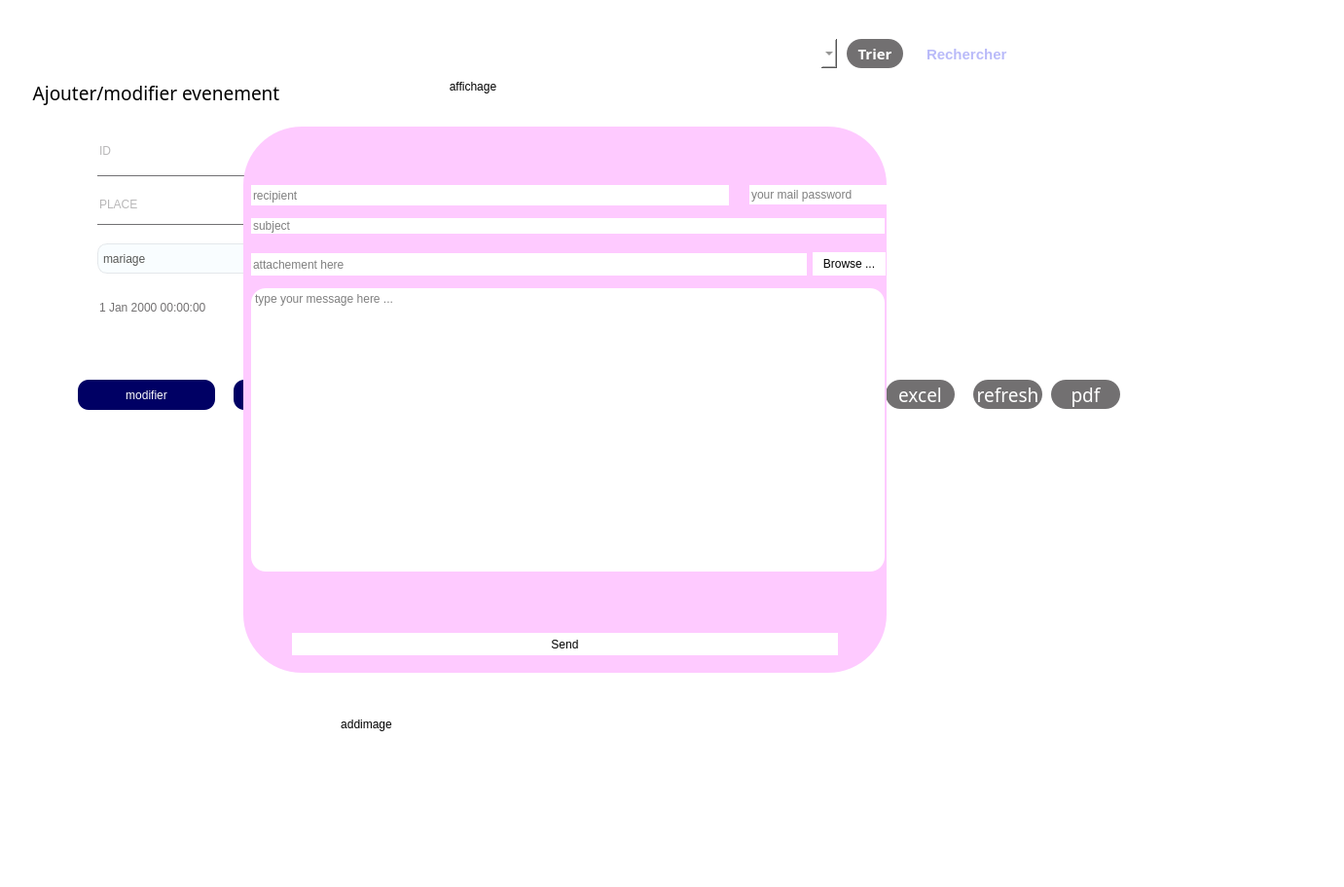
  <widget class="QGroupBox" name="eventlab">
   <property name="geometry">
    <rect>
     <x>210</x>
     <y>-10</y>
     <width>1381</width>
     <height>911</height>
    </rect>
   </property>
   <property name="font">
    <font>
     <kerning>true</kerning>
    </font>
   </property>
   <property name="styleSheet">
    <string notr="true">border-radius:60px;
background-color: rgb(255, 255, 255);
</string>
   </property>
   <property name="title">
    <string/>
   </property>
   <widget class="QGroupBox" name="groupBox_3">
    <property name="geometry">
     <rect>
      <x>460</x>
      <y>80</y>
      <width>781</width>
      <height>381</height>
     </rect>
    </property>
    <property name="styleSheet">
     <string notr="true">font: 14pt &quot;Tw Cen MT Condensed Extra Bold&quot;;
background-color: rgb(255, 255, 255);
border-radius:30px
</string>
    </property>
    <property name="title">
     <string>affichage</string>
    </property>
    <widget class="QTableView" name="tableView">
     <property name="geometry">
      <rect>
       <x>20</x>
       <y>40</y>
       <width>711</width>
       <height>231</height>
      </rect>
     </property>
     <property name="styleSheet">
      <string notr="true">background-color: rgb(255, 255, 255);
font: 10pt &quot;Palatino Linotype&quot;;
</string>
     </property>
     <property name="selectionBehavior">
      <enum>QAbstractItemView::SelectRows</enum>
     </property>
    </widget>
    <widget class="QPushButton" name="pushButton_del">
     <property name="geometry">
      <rect>
       <x>310</x>
       <y>310</y>
       <width>121</width>
       <height>31</height>
      </rect>
     </property>
     <property name="styleSheet">
      <string notr="true">#pushButton_del
{
font: 87 12pt &quot;Segoe UI Black&quot;;
	background-color: rgb(0, 0, 255);
color: rgb(255, 255, 255);


background-color: rgb(0, 0, 100);

border-radius:11px
}

#pushButton_del:hover{
font: 87 12pt &quot;Segoe UI Black&quot;;
	background-color: rgb(0, 0, 127);
color: rgb(255, 255, 55);


background-color: rgb(0, 0, 17);

border-radius:11px
}


</string>
     </property>
     <property name="text">
      <string>Supprimer</string>
     </property>
    </widget>
    <widget class="QPushButton" name="genpdf">
     <property name="geometry">
      <rect>
       <x>620</x>
       <y>310</y>
       <width>71</width>
       <height>30</height>
      </rect>
     </property>
     <property name="font">
      <font>
       <family>Tw Cen MT Condensed Extra Bold</family>
       <pointsize>14</pointsize>
       <weight>50</weight>
       <italic>false</italic>
       <bold>false</bold>
      </font>
     </property>
     <property name="cursor">
      <cursorShape>PointingHandCursor</cursorShape>
     </property>
     <property name="styleSheet">
      <string notr="true">#genpdf{
color:white;
background-color:#727071;
border-radius:15px;
}

#genpdf:hover{
background-color:#8762ff;
}</string>
     </property>
     <property name="text">
      <string>pdf</string>
     </property>
    </widget>
    <widget class="QPushButton" name="stats">
     <property name="geometry">
      <rect>
       <x>540</x>
       <y>310</y>
       <width>71</width>
       <height>30</height>
      </rect>
     </property>
     <property name="font">
      <font>
       <family>Tw Cen MT Condensed Extra Bold</family>
       <pointsize>14</pointsize>
       <weight>50</weight>
       <italic>false</italic>
       <bold>false</bold>
      </font>
     </property>
     <property name="cursor">
      <cursorShape>PointingHandCursor</cursorShape>
     </property>
     <property name="styleSheet">
      <string notr="true">#stats{
color:white;
background-color:#727071;
border-radius:15px;
}

#stats:hover{
background-color:#8762ff;
}</string>
     </property>
     <property name="text">
      <string>refresh</string>
     </property>
    </widget>
    <widget class="QPushButton" name="excel">
     <property name="geometry">
      <rect>
       <x>450</x>
       <y>310</y>
       <width>71</width>
       <height>30</height>
      </rect>
     </property>
     <property name="font">
      <font>
       <family>Tw Cen MT Condensed Extra Bold</family>
       <pointsize>14</pointsize>
       <weight>50</weight>
       <italic>false</italic>
       <bold>false</bold>
      </font>
     </property>
     <property name="cursor">
      <cursorShape>PointingHandCursor</cursorShape>
     </property>
     <property name="styleSheet">
      <string notr="true">#excel{
color:white;
background-color:#727071;
border-radius:15px;
}

#excel:hover{
background-color:#8762ff;
}</string>
     </property>
     <property name="text">
      <string>excel</string>
     </property>
    </widget>
    <widget class="QPushButton" name="map">
     <property name="geometry">
      <rect>
       <x>230</x>
       <y>310</y>
       <width>71</width>
       <height>30</height>
      </rect>
     </property>
     <property name="font">
      <font>
       <family>Tw Cen MT Condensed Extra Bold</family>
       <pointsize>14</pointsize>
       <weight>50</weight>
       <italic>false</italic>
       <bold>false</bold>
      </font>
     </property>
     <property name="cursor">
      <cursorShape>PointingHandCursor</cursorShape>
     </property>
     <property name="styleSheet">
      <string notr="true">#map{
color:white;
background-color:#727071;
border-radius:15px;
}

#map:hover{
background-color:#8762ff;
}</string>
     </property>
     <property name="text">
      <string>map</string>
     </property>
    </widget>
    <widget class="QPushButton" name="mail">
     <property name="geometry">
      <rect>
       <x>150</x>
       <y>310</y>
       <width>71</width>
       <height>30</height>
      </rect>
     </property>
     <property name="font">
      <font>
       <family>Tw Cen MT Condensed Extra Bold</family>
       <pointsize>14</pointsize>
       <weight>50</weight>
       <italic>false</italic>
       <bold>false</bold>
      </font>
     </property>
     <property name="cursor">
      <cursorShape>PointingHandCursor</cursorShape>
     </property>
     <property name="styleSheet">
      <string notr="true">#mail{
color:white;
background-color:#727071;
border-radius:15px;
}

#mail:hover{
background-color:#8762ff;
}</string>
     </property>
     <property name="text">
      <string>mail</string>
     </property>
    </widget>
   </widget>
   <widget class="QLineEdit" name="chercherevent">
    <property name="geometry">
     <rect>
      <x>940</x>
      <y>40</y>
      <width>211</width>
      <height>32</height>
     </rect>
    </property>
    <property name="styleSheet">
     <string notr="true">border-radius:15px;
background-color: rgb(255, 255, 255);
padding:4px;
padding-left:10px;
padding-right:15px;
color:#7375f3;
font-size:15px;
font-weight:bold;
</string>
    </property>
    <property name="text">
     <string/>
    </property>
    <property name="placeholderText">
     <string extracomment="Recherche">Rechercher</string>
    </property>
   </widget>
   <widget class="QPushButton" name="trie_commande">
    <property name="geometry">
     <rect>
      <x>870</x>
      <y>40</y>
      <width>58</width>
      <height>30</height>
     </rect>
    </property>
    <property name="font">
     <font>
      <family>Montserrat</family>
      <pointsize>11</pointsize>
      <weight>75</weight>
      <bold>true</bold>
     </font>
    </property>
    <property name="cursor">
     <cursorShape>PointingHandCursor</cursorShape>
    </property>
    <property name="styleSheet">
     <string notr="true">#trie_commande{
color:white;
background-color:#727071;
border-radius:15px;
}

#trie_commande:hover{
background-color:#8762ff;
}</string>
    </property>
    <property name="text">
     <string>Trier</string>
    </property>
   </widget>
   <widget class="QComboBox" name="tricombo">
    <property name="geometry">
     <rect>
      <x>650</x>
      <y>40</y>
      <width>210</width>
      <height>30</height>
     </rect>
    </property>
    <property name="font">
     <font>
      <family>Montserrat</family>
      <pointsize>9</pointsize>
      <weight>75</weight>
      <bold>true</bold>
     </font>
    </property>
    <property name="styleSheet">
     <string notr="true">background-color:white;
color:#585856;</string>
    </property>
    <property name="editable">
     <bool>true</bool>
    </property>
    <property name="currentText">
     <string/>
    </property>
    <property name="insertPolicy">
     <enum>QComboBox::InsertAtBottom</enum>
    </property>
   </widget>
   <widget class="QGroupBox" name="groupBox">
    <property name="geometry">
     <rect>
      <x>30</x>
      <y>80</y>
      <width>381</width>
      <height>391</height>
     </rect>
    </property>
    <property name="font">
     <font>
      <family>Tw Cen MT Condensed Extra Bold</family>
      <pointsize>14</pointsize>
      <weight>50</weight>
      <italic>false</italic>
      <bold>false</bold>
      <underline>false</underline>
     </font>
    </property>
    <property name="cursor">
     <cursorShape>ArrowCursor</cursorShape>
    </property>
    <property name="autoFillBackground">
     <bool>false</bool>
    </property>
    <property name="styleSheet">
     <string notr="true">font: 14pt &quot;Tw Cen MT Condensed Extra Bold&quot;;
background-color: rgb(255, 255, 255);
border-radius:30px

</string>
    </property>
    <property name="inputMethodHints">
     <set>Qt::ImhNone</set>
    </property>
    <property name="title">
     <string>Ajouter/modifier evenement</string>
    </property>
    <property name="flat">
     <bool>false</bool>
    </property>
    <property name="checkable">
     <bool>false</bool>
    </property>
    <widget class="QLineEdit" name="lineEdit_id">
     <property name="geometry">
      <rect>
       <x>70</x>
       <y>50</y>
       <width>231</width>
       <height>51</height>
      </rect>
     </property>
     <property name="styleSheet">
      <string notr="true">boder:none;
font: 10pt &quot;Palatino Linotype&quot;;
color : #717072;
background:transparent;
border-bottom: 1px solid #717072;


	

</string>
     </property>
     <property name="frame">
      <bool>false</bool>
     </property>
     <property name="placeholderText">
      <string>ID</string>
     </property>
    </widget>
    <widget class="QLineEdit" name="lineEdit_place">
     <property name="geometry">
      <rect>
       <x>70</x>
       <y>110</y>
       <width>231</width>
       <height>41</height>
      </rect>
     </property>
     <property name="styleSheet">
      <string notr="true">boder:none;
font: 10pt &quot;Palatino Linotype&quot;;
color : #717072;
background:transparent;
border-bottom: 1px solid #717072;


	

</string>
     </property>
     <property name="frame">
      <bool>false</bool>
     </property>
     <property name="placeholderText">
      <string>PLACE</string>
     </property>
    </widget>
    <widget class="QPushButton" name="pushButton_add">
     <property name="geometry">
      <rect>
       <x>210</x>
       <y>310</y>
       <width>141</width>
       <height>31</height>
      </rect>
     </property>
     <property name="styleSheet">
      <string notr="true">#pushButton_add
{
font: 87 12pt &quot;Segoe UI Black&quot;;
	background-color: rgb(0, 0, 255);
color: rgb(255, 255, 255);


background-color: rgb(0, 0, 100);

border-radius:11px
}

#pushButton_add:hover{
font: 87 12pt &quot;Segoe UI Black&quot;;
	background-color: rgb(0, 0, 127);
color: rgb(255, 255, 55);


background-color: rgb(0, 0, 17);

border-radius:11px
}


</string>
     </property>
     <property name="text">
      <string>Ajouter</string>
     </property>
    </widget>
    <widget class="QPushButton" name="pushButton_modifier">
     <property name="geometry">
      <rect>
       <x>50</x>
       <y>310</y>
       <width>141</width>
       <height>31</height>
      </rect>
     </property>
     <property name="styleSheet">
      <string notr="true">#pushButton_modifier
{
font: 87 12pt &quot;Segoe UI Black&quot;;
	background-color: rgb(0, 0, 255);
color: rgb(255, 255, 255);


background-color: rgb(0, 0, 100);

border-radius:11px
}

#pushButton_modifier:hover{
font: 87 12pt &quot;Segoe UI Black&quot;;
	background-color: rgb(0, 0, 127);
color: rgb(255, 255, 55);


background-color: rgb(0, 0, 17);

border-radius:11px
}


</string>
     </property>
     <property name="text">
      <string>modifier</string>
     </property>
    </widget>
    <widget class="QComboBox" name="type_event">
     <property name="geometry">
      <rect>
       <x>70</x>
       <y>170</y>
       <width>231</width>
       <height>31</height>
      </rect>
     </property>
     <property name="styleSheet">
      <string notr="true">#type_event{
background-color: #F9FDFF;
border:1px solid rgba(222, 226, 230, 0.8);
padding-left:5px;
border-radius:10px;
color:#585856;
font: 10pt &quot;Palatino Linotype&quot;;
}
#type_event:focus{
border:1px solid #6568f3;
font: 10pt &quot;Palatino Linotype&quot;;
outline:none;
}</string>
     </property>
     <item>
      <property name="text">
       <string>mariage</string>
      </property>
     </item>
     <item>
      <property name="text">
       <string>sport</string>
      </property>
     </item>
     <item>
      <property name="text">
       <string>meet</string>
      </property>
     </item>
     <item>
      <property name="text">
       <string>buisness</string>
      </property>
     </item>
     <item>
      <property name="text">
       <string>autre</string>
      </property>
     </item>
    </widget>
    <widget class="QDateTimeEdit" name="date_event">
     <property name="geometry">
      <rect>
       <x>70</x>
       <y>220</y>
       <width>231</width>
       <height>31</height>
      </rect>
     </property>
     <property name="styleSheet">
      <string notr="true">font: 10pt &quot;Palatino Linotype&quot;;
color: rgb(114, 112, 113);
</string>
     </property>
    </widget>
    <widget class="QComboBox" name="combcin">
     <property name="geometry">
      <rect>
       <x>100</x>
       <y>270</y>
       <width>201</width>
       <height>22</height>
      </rect>
     </property>
    </widget>
   </widget>
   <widget class="QFrame" name="statfarme">
    <property name="geometry">
     <rect>
      <x>470</x>
      <y>510</y>
      <width>761</width>
      <height>321</height>
     </rect>
    </property>
    <layout class="QHBoxLayout" name="horizontalLayout"/>
   </widget>
   <widget class="QFrame" name="framemail">
    <property name="geometry">
     <rect>
      <x>250</x>
      <y>130</y>
      <width>661</width>
      <height>561</height>
     </rect>
    </property>
    <property name="styleSheet">
     <string notr="true">background-color: rgb(220, 161, 29);

background-color: rgb(254, 202, 255);</string>
    </property>
    <property name="frameShape">
     <enum>QFrame::StyledPanel</enum>
    </property>
    <property name="frameShadow">
     <enum>QFrame::Raised</enum>
    </property>
    <widget class="QLineEdit" name="rcpt">
     <property name="geometry">
      <rect>
       <x>8</x>
       <y>60</y>
       <width>491</width>
       <height>21</height>
      </rect>
     </property>
     <property name="styleSheet">
      <string notr="true">background-color: rgb(255, 255, 255);
font: 10pt &quot;Mongolian Baiti&quot;;</string>
     </property>
     <property name="placeholderText">
      <string>recipient</string>
     </property>
    </widget>
    <widget class="QTextEdit" name="msg">
     <property name="geometry">
      <rect>
       <x>8</x>
       <y>166</y>
       <width>651</width>
       <height>291</height>
      </rect>
     </property>
     <property name="styleSheet">
      <string notr="true">background-color: rgb(255, 255, 255);
font: 11pt &quot;Mongolian Baiti&quot;;
border-radius:15px</string>
     </property>
     <property name="placeholderText">
      <string>type your message here ...</string>
     </property>
    </widget>
    <widget class="QLineEdit" name="file">
     <property name="geometry">
      <rect>
       <x>8</x>
       <y>130</y>
       <width>571</width>
       <height>23</height>
      </rect>
     </property>
     <property name="styleSheet">
      <string notr="true">background-color: rgb(255, 255, 255);
font: 10pt &quot;Mongolian Baiti&quot;;</string>
     </property>
     <property name="placeholderText">
      <string>attachement here</string>
     </property>
    </widget>
    <widget class="QLineEdit" name="subject">
     <property name="geometry">
      <rect>
       <x>8</x>
       <y>94</y>
       <width>651</width>
       <height>16</height>
      </rect>
     </property>
     <property name="styleSheet">
      <string notr="true">background-color: rgb(255, 255, 255);
font: 10pt &quot;Mongolian Baiti&quot;;</string>
     </property>
     <property name="placeholderText">
      <string>subject</string>
     </property>
    </widget>
    <widget class="QPushButton" name="browseBtn">
     <property name="geometry">
      <rect>
       <x>585</x>
       <y>129</y>
       <width>75</width>
       <height>24</height>
      </rect>
     </property>
     <property name="styleSheet">
      <string notr="true">background-color: rgb(255, 255, 255);
font: 9pt &quot;Mongolian Baiti&quot;;</string>
     </property>
     <property name="text">
      <string>Browse ...</string>
     </property>
    </widget>
    <widget class="QLineEdit" name="mail_pass">
     <property name="geometry">
      <rect>
       <x>520</x>
       <y>60</y>
       <width>141</width>
       <height>20</height>
      </rect>
     </property>
     <property name="styleSheet">
      <string notr="true">background-color: rgb(255, 255, 255);
font: 9pt &quot;Mongolian Baiti&quot;;</string>
     </property>
     <property name="echoMode">
      <enum>QLineEdit::Password</enum>
     </property>
     <property name="placeholderText">
      <string>your mail password</string>
     </property>
    </widget>
    <widget class="QPushButton" name="sendBtn">
     <property name="geometry">
      <rect>
       <x>50</x>
       <y>520</y>
       <width>561</width>
       <height>23</height>
      </rect>
     </property>
     <property name="styleSheet">
      <string notr="true">
font: 9pt &quot;Mongolian Baiti&quot;;
background-color: rgb(255, 255, 255);</string>
     </property>
     <property name="text">
      <string>Send</string>
     </property>
    </widget>
   </widget>
   <widget class="QLabel" name="upimg">
    <property name="geometry">
     <rect>
      <x>70</x>
      <y>560</y>
      <width>241</width>
      <height>211</height>
     </rect>
    </property>
    <property name="text">
     <string/>
    </property>
    <property name="pixmap">
     <pixmap resource="res.qrc">:/image/image/upload.png</pixmap>
    </property>
   </widget>
   <widget class="QPushButton" name="addimg">
    <property name="geometry">
     <rect>
      <x>330</x>
      <y>730</y>
      <width>93</width>
      <height>28</height>
     </rect>
    </property>
    <property name="styleSheet">
     <string notr="true">background-color: rgb(255, 255, 255);</string>
    </property>
    <property name="text">
     <string>addimage</string>
    </property>
   </widget>
   <zorder>groupBox_3</zorder>
   <zorder>chercherevent</zorder>
   <zorder>trie_commande</zorder>
   <zorder>tricombo</zorder>
   <zorder>groupBox</zorder>
   <zorder>statfarme</zorder>
   <zorder>upimg</zorder>
   <zorder>addimg</zorder>
   <zorder>framemail</zorder>
  </widget>
